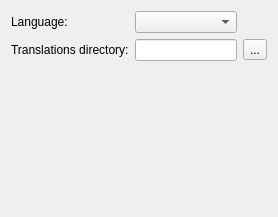
<?xml version="1.0" encoding="UTF-8"?>
<ui version="4.0">
 <class>InterfaceSettingsWidget</class>
 <widget class="QWidget" name="InterfaceSettingsWidget">
  <property name="geometry">
   <rect>
    <x>0</x>
    <y>0</y>
    <width>278</width>
    <height>217</height>
   </rect>
  </property>
  <property name="windowTitle">
   <string>Form</string>
  </property>
  <layout class="QGridLayout" name="gridLayout">
   <item row="0" column="0">
    <widget class="QLabel" name="label">
     <property name="text">
      <string>Language:</string>
     </property>
    </widget>
   </item>
   <item row="0" column="1">
    <widget class="QComboBox" name="cbLanguage"/>
   </item>
   <item row="1" column="0">
    <widget class="QLabel" name="label_2">
     <property name="text">
      <string>Translations directory:</string>
     </property>
    </widget>
   </item>
   <item row="1" column="1">
    <widget class="QLineEdit" name="leTranslationsDir"/>
   </item>
   <item row="1" column="2">
    <widget class="QToolButton" name="tbTranslationsDir">
     <property name="text">
      <string>...</string>
     </property>
    </widget>
   </item>
   <item row="2" column="0" colspan="3">
    <spacer name="verticalSpacer">
     <property name="orientation">
      <enum>Qt::Vertical</enum>
     </property>
     <property name="sizeHint" stdset="0">
      <size>
       <width>20</width>
       <height>164</height>
      </size>
     </property>
    </spacer>
   </item>
  </layout>
 </widget>
 <resources/>
 <connections/>
</ui>
